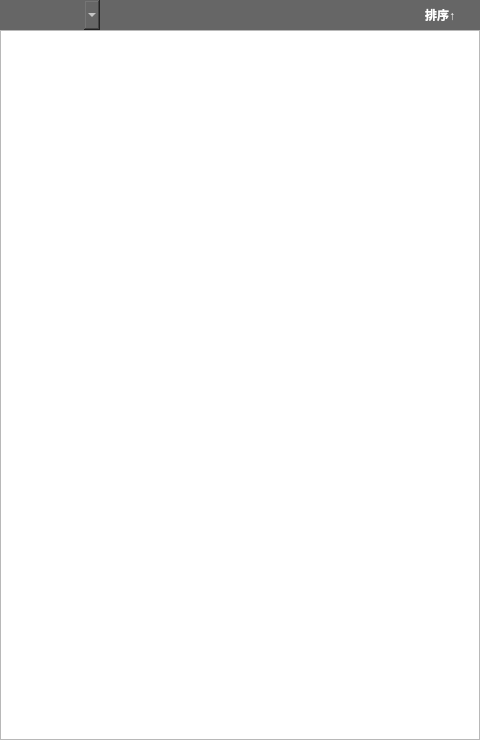
<?xml version="1.0" encoding="UTF-8"?>
<ui version="4.0">
 <class>FileListForm</class>
 <widget class="QWidget" name="FileListForm">
  <property name="geometry">
   <rect>
    <x>0</x>
    <y>0</y>
    <width>480</width>
    <height>740</height>
   </rect>
  </property>
  <property name="windowTitle">
   <string>Form</string>
  </property>
  <layout class="QGridLayout" name="gridLayout">
   <property name="leftMargin">
    <number>0</number>
   </property>
   <property name="topMargin">
    <number>0</number>
   </property>
   <property name="rightMargin">
    <number>0</number>
   </property>
   <property name="bottomMargin">
    <number>0</number>
   </property>
   <property name="spacing">
    <number>0</number>
   </property>
   <item row="0" column="2">
    <widget class="QPushButton" name="sortBtn">
     <property name="sizePolicy">
      <sizepolicy hsizetype="Preferred" vsizetype="Preferred">
       <horstretch>0</horstretch>
       <verstretch>0</verstretch>
      </sizepolicy>
     </property>
     <property name="minimumSize">
      <size>
       <width>10</width>
       <height>30</height>
      </size>
     </property>
     <property name="font">
      <font>
       <weight>75</weight>
       <bold>true</bold>
      </font>
     </property>
     <property name="cursor">
      <cursorShape>PointingHandCursor</cursorShape>
     </property>
     <property name="styleSheet">
      <string notr="true">QPushButton:hover{
background-color: rgb(85, 170, 255);
color:white;
border: none;
}
QPushButton{
border: none;
background-color: rgb(102, 102, 102);
color: rgb(255, 255, 255);
}
QPushButton:pressed{
padding-top:3px;
padding-left:2px;
color:white;
}</string>
     </property>
     <property name="text">
      <string>排序↑</string>
     </property>
     <property name="checkable">
      <bool>true</bool>
     </property>
    </widget>
   </item>
   <item row="0" column="0">
    <widget class="QComboBox" name="typeComboBox">
     <property name="sizePolicy">
      <sizepolicy hsizetype="Preferred" vsizetype="Preferred">
       <horstretch>0</horstretch>
       <verstretch>0</verstretch>
      </sizepolicy>
     </property>
     <property name="minimumSize">
      <size>
       <width>100</width>
       <height>30</height>
      </size>
     </property>
     <property name="font">
      <font>
       <pointsize>10</pointsize>
       <weight>50</weight>
       <italic>false</italic>
       <bold>false</bold>
      </font>
     </property>
     <property name="styleSheet">
      <string notr="true">QComboBox {
background-color: rgb(102, 102, 102);
color: white;
border:0;
font: 10pt;
padding-left:0.5em;
}
/*
QComboBox:editable {
    background: white;
	padding:0.5em;
}
*/
QComboBox:on { /* shift the text when the popup opens */
    padding-top: 0.2em;
    padding-left: 0.7em;
}
QAbstractItemView::item {
	padding:0.5em;
	color: black;
}

/*
QComboBox::drop-down {
    subcontrol-origin: padding;
    subcontrol-position: top right;
    width: 15px;

    border-left-width: 1px;
    border-left-color: darkgray;
    border-left-style: solid; /* just a single line */
    /*border-top-right-radius: 3px; /* same radius as the QComboBox 
    border-bottom-right-radius: 3px;
}
*/

</string>
     </property>
     <property name="sizeAdjustPolicy">
      <enum>QComboBox::AdjustToMinimumContentsLength</enum>
     </property>
    </widget>
   </item>
   <item row="0" column="1">
    <widget class="QLabel" name="label">
     <property name="minimumSize">
      <size>
       <width>300</width>
       <height>30</height>
      </size>
     </property>
     <property name="maximumSize">
      <size>
       <width>16777215</width>
       <height>30</height>
      </size>
     </property>
     <property name="font">
      <font>
       <pointsize>11</pointsize>
       <weight>75</weight>
       <bold>true</bold>
      </font>
     </property>
     <property name="styleSheet">
      <string notr="true">background-color: rgb(102, 102, 102);
color: rgb(255, 255, 255);
padding-left:1.5em;
padding-top:0.6em;
padding-bottom:0.6em;
border:0;</string>
     </property>
     <property name="text">
      <string/>
     </property>
    </widget>
   </item>
   <item row="1" column="0" colspan="3">
    <widget class="QStackedWidget" name="stackedWidget">
     <property name="currentIndex">
      <number>0</number>
     </property>
     <widget class="QWidget" name="page">
      <layout class="QGridLayout" name="gridLayout_2">
       <property name="leftMargin">
        <number>0</number>
       </property>
       <property name="topMargin">
        <number>0</number>
       </property>
       <property name="rightMargin">
        <number>0</number>
       </property>
       <property name="bottomMargin">
        <number>0</number>
       </property>
       <property name="spacing">
        <number>0</number>
       </property>
       <item row="0" column="0">
        <widget class="QListView" name="listView"/>
       </item>
      </layout>
     </widget>
    </widget>
   </item>
  </layout>
 </widget>
 <resources/>
 <connections/>
</ui>
